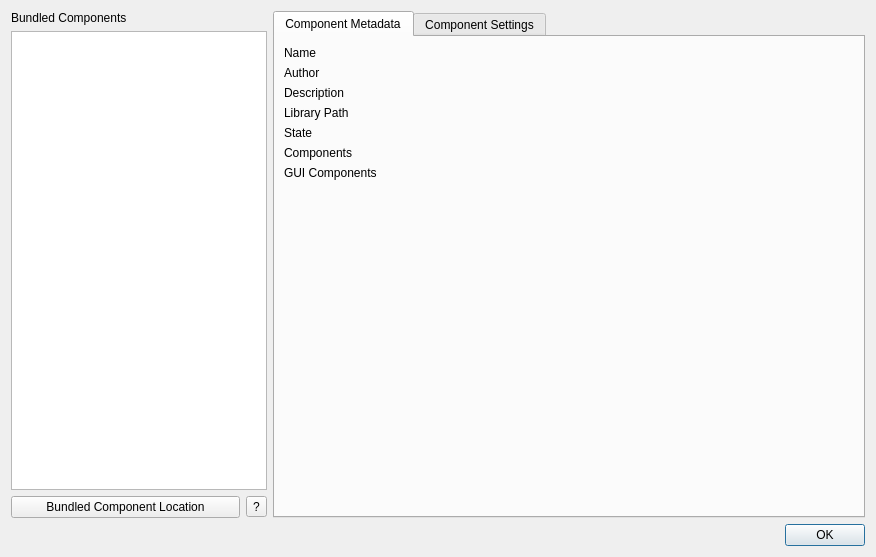
<?xml version="1.0" encoding="UTF-8"?>
<ui version="4.0">
 <class>w_PluginManager</class>
 <widget class="QDialog" name="w_PluginManager">
  <property name="geometry">
   <rect>
    <x>0</x>
    <y>0</y>
    <width>876</width>
    <height>557</height>
   </rect>
  </property>
  <property name="windowTitle">
   <string>Bundled Components</string>
  </property>
  <layout class="QGridLayout" name="gridLayout" columnstretch="0,1">
   <item row="0" column="0">
    <widget class="QLabel" name="label">
     <property name="text">
      <string>Bundled Components</string>
     </property>
    </widget>
   </item>
   <item row="1" column="0">
    <widget class="QListWidget" name="pluginListWidget"/>
   </item>
   <item row="2" column="0">
    <layout class="QHBoxLayout" name="horizontalLayout">
     <item>
      <widget class="QPushButton" name="openPluginFolder">
       <property name="text">
        <string>Bundled Component Location</string>
       </property>
      </widget>
     </item>
     <item>
      <widget class="QToolButton" name="toolButton">
       <property name="toolTip">
        <string>Bundled components are part of Qv2ray-Z</string>
       </property>
       <property name="text">
        <string>?</string>
       </property>
      </widget>
     </item>
    </layout>
   </item>
   <item row="3" column="0" colspan="2">
    <widget class="QDialogButtonBox" name="buttonBox">
     <property name="orientation">
      <enum>Qt::Horizontal</enum>
     </property>
     <property name="standardButtons">
      <set>QDialogButtonBox::Ok</set>
     </property>
    </widget>
   </item>
   <item row="0" column="1" rowspan="3">
    <widget class="QTabWidget" name="tabWidget">
     <property name="currentIndex">
      <number>0</number>
     </property>
     <widget class="QWidget" name="tabWidgetPage1">
      <attribute name="title">
       <string>Component Metadata</string>
      </attribute>
      <layout class="QGridLayout" name="gridLayout_2" columnstretch="1,0">
       <item row="0" column="0">
        <layout class="QFormLayout" name="formLayout">
         <item row="0" column="0">
          <widget class="QLabel" name="label_3">
           <property name="text">
            <string>Name</string>
           </property>
           <property name="alignment">
            <set>Qt::AlignLeading|Qt::AlignLeft|Qt::AlignTop</set>
           </property>
          </widget>
         </item>
         <item row="0" column="1">
          <widget class="QLabel" name="pluginNameLabel">
           <property name="sizePolicy">
            <sizepolicy hsizetype="MinimumExpanding" vsizetype="Preferred">
             <horstretch>0</horstretch>
             <verstretch>0</verstretch>
            </sizepolicy>
           </property>
           <property name="cursor">
            <cursorShape>IBeamCursor</cursorShape>
           </property>
           <property name="text">
            <string/>
           </property>
           <property name="wordWrap">
            <bool>true</bool>
           </property>
           <property name="textInteractionFlags">
            <set>Qt::LinksAccessibleByMouse|Qt::TextSelectableByMouse</set>
           </property>
          </widget>
         </item>
         <item row="1" column="0">
          <widget class="QLabel" name="label_4">
           <property name="text">
            <string>Author</string>
           </property>
           <property name="alignment">
            <set>Qt::AlignLeading|Qt::AlignLeft|Qt::AlignTop</set>
           </property>
          </widget>
         </item>
         <item row="1" column="1">
          <widget class="QLabel" name="pluginAuthorLabel">
           <property name="sizePolicy">
            <sizepolicy hsizetype="MinimumExpanding" vsizetype="Preferred">
             <horstretch>0</horstretch>
             <verstretch>0</verstretch>
            </sizepolicy>
           </property>
           <property name="cursor">
            <cursorShape>IBeamCursor</cursorShape>
           </property>
           <property name="text">
            <string/>
           </property>
           <property name="wordWrap">
            <bool>true</bool>
           </property>
           <property name="textInteractionFlags">
            <set>Qt::LinksAccessibleByMouse|Qt::TextSelectableByMouse</set>
           </property>
          </widget>
         </item>
         <item row="2" column="0">
          <widget class="QLabel" name="label_7">
           <property name="text">
            <string>Description</string>
           </property>
           <property name="alignment">
            <set>Qt::AlignLeading|Qt::AlignLeft|Qt::AlignTop</set>
           </property>
          </widget>
         </item>
         <item row="2" column="1">
          <widget class="QLabel" name="pluginDescriptionLabel">
           <property name="sizePolicy">
            <sizepolicy hsizetype="MinimumExpanding" vsizetype="Preferred">
             <horstretch>0</horstretch>
             <verstretch>0</verstretch>
            </sizepolicy>
           </property>
           <property name="cursor">
            <cursorShape>IBeamCursor</cursorShape>
           </property>
           <property name="text">
            <string/>
           </property>
           <property name="wordWrap">
            <bool>true</bool>
           </property>
           <property name="textInteractionFlags">
            <set>Qt::LinksAccessibleByMouse|Qt::TextSelectableByMouse</set>
           </property>
          </widget>
         </item>
         <item row="3" column="0">
          <widget class="QLabel" name="label_8">
           <property name="text">
            <string>Library Path</string>
           </property>
           <property name="alignment">
            <set>Qt::AlignLeading|Qt::AlignLeft|Qt::AlignTop</set>
           </property>
          </widget>
         </item>
         <item row="3" column="1">
          <widget class="QLabel" name="pluginLibPathLabel">
           <property name="sizePolicy">
            <sizepolicy hsizetype="MinimumExpanding" vsizetype="Preferred">
             <horstretch>0</horstretch>
             <verstretch>0</verstretch>
            </sizepolicy>
           </property>
           <property name="cursor">
            <cursorShape>IBeamCursor</cursorShape>
           </property>
           <property name="text">
            <string/>
           </property>
           <property name="wordWrap">
            <bool>true</bool>
           </property>
           <property name="textInteractionFlags">
            <set>Qt::LinksAccessibleByMouse|Qt::TextSelectableByMouse</set>
           </property>
          </widget>
         </item>
         <item row="4" column="0">
          <widget class="QLabel" name="label_5">
           <property name="text">
            <string>State</string>
           </property>
           <property name="alignment">
            <set>Qt::AlignLeading|Qt::AlignLeft|Qt::AlignTop</set>
           </property>
          </widget>
         </item>
         <item row="4" column="1">
          <widget class="QLabel" name="pluginStateLabel">
           <property name="sizePolicy">
            <sizepolicy hsizetype="MinimumExpanding" vsizetype="Preferred">
             <horstretch>0</horstretch>
             <verstretch>0</verstretch>
            </sizepolicy>
           </property>
           <property name="cursor">
            <cursorShape>IBeamCursor</cursorShape>
           </property>
           <property name="text">
            <string/>
           </property>
           <property name="wordWrap">
            <bool>true</bool>
           </property>
           <property name="textInteractionFlags">
            <set>Qt::LinksAccessibleByMouse|Qt::TextSelectableByMouse</set>
           </property>
          </widget>
         </item>
         <item row="6" column="0">
          <widget class="QLabel" name="label_6">
           <property name="text">
            <string>GUI Components</string>
           </property>
           <property name="alignment">
            <set>Qt::AlignLeading|Qt::AlignLeft|Qt::AlignTop</set>
           </property>
          </widget>
         </item>
         <item row="6" column="1">
          <widget class="QLabel" name="pluginGuiComponentsLabel">
           <property name="sizePolicy">
            <sizepolicy hsizetype="MinimumExpanding" vsizetype="Preferred">
             <horstretch>0</horstretch>
             <verstretch>0</verstretch>
            </sizepolicy>
           </property>
           <property name="cursor">
            <cursorShape>IBeamCursor</cursorShape>
           </property>
           <property name="text">
            <string/>
           </property>
           <property name="wordWrap">
            <bool>true</bool>
           </property>
           <property name="textInteractionFlags">
            <set>Qt::LinksAccessibleByMouse|Qt::TextSelectableByMouse</set>
           </property>
          </widget>
         </item>
         <item row="5" column="1">
          <widget class="QLabel" name="pluginComponentsLabel">
           <property name="sizePolicy">
            <sizepolicy hsizetype="MinimumExpanding" vsizetype="Preferred">
             <horstretch>0</horstretch>
             <verstretch>0</verstretch>
            </sizepolicy>
           </property>
           <property name="cursor">
            <cursorShape>IBeamCursor</cursorShape>
           </property>
           <property name="text">
            <string/>
           </property>
           <property name="wordWrap">
            <bool>true</bool>
           </property>
           <property name="textInteractionFlags">
            <set>Qt::LinksAccessibleByMouse|Qt::TextSelectableByMouse</set>
           </property>
          </widget>
         </item>
         <item row="5" column="0">
          <widget class="QLabel" name="label_9">
           <property name="text">
            <string>Components</string>
           </property>
           <property name="alignment">
            <set>Qt::AlignLeading|Qt::AlignLeft|Qt::AlignTop</set>
           </property>
          </widget>
         </item>
        </layout>
       </item>
       <item row="0" column="1">
        <layout class="QVBoxLayout" name="verticalLayout">
         <item>
          <widget class="QLabel" name="pluginIconLabel">
           <property name="minimumSize">
            <size>
             <width>64</width>
             <height>64</height>
            </size>
           </property>
           <property name="text">
            <string/>
           </property>
           <property name="alignment">
            <set>Qt::AlignCenter</set>
           </property>
          </widget>
         </item>
         <item>
          <spacer name="verticalSpacer">
           <property name="orientation">
            <enum>Qt::Vertical</enum>
           </property>
           <property name="sizeHint" stdset="0">
            <size>
             <width>20</width>
             <height>40</height>
            </size>
           </property>
          </spacer>
         </item>
        </layout>
       </item>
      </layout>
     </widget>
     <widget class="QWidget" name="tab">
      <attribute name="title">
       <string>Component Settings</string>
      </attribute>
      <layout class="QVBoxLayout" name="verticalLayout_2" stretch="1,0">
       <item>
        <layout class="QGridLayout" name="pluginSettingsLayout">
         <item row="0" column="0">
          <widget class="QLabel" name="pluginUnloadLabel">
           <property name="text">
            <string>Bundled Component Not Loaded</string>
           </property>
           <property name="alignment">
            <set>Qt::AlignCenter</set>
           </property>
          </widget>
         </item>
        </layout>
       </item>
       <item>
        <widget class="QPushButton" name="pluginEditSettingsJsonBtn">
         <property name="text">
          <string>Manually Edit Settings</string>
         </property>
        </widget>
       </item>
      </layout>
     </widget>
    </widget>
   </item>
  </layout>
 </widget>
 <resources/>
 <connections>
  <connection>
   <sender>buttonBox</sender>
   <signal>accepted()</signal>
   <receiver>w_PluginManager</receiver>
   <slot>accept()</slot>
   <hints>
    <hint type="sourcelabel">
     <x>248</x>
     <y>254</y>
    </hint>
    <hint type="destinationlabel">
     <x>157</x>
     <y>274</y>
    </hint>
   </hints>
  </connection>
  <connection>
   <sender>buttonBox</sender>
   <signal>rejected()</signal>
   <receiver>w_PluginManager</receiver>
   <slot>reject()</slot>
   <hints>
    <hint type="sourcelabel">
     <x>316</x>
     <y>260</y>
    </hint>
    <hint type="destinationlabel">
     <x>286</x>
     <y>274</y>
    </hint>
   </hints>
  </connection>
 </connections>
</ui>
